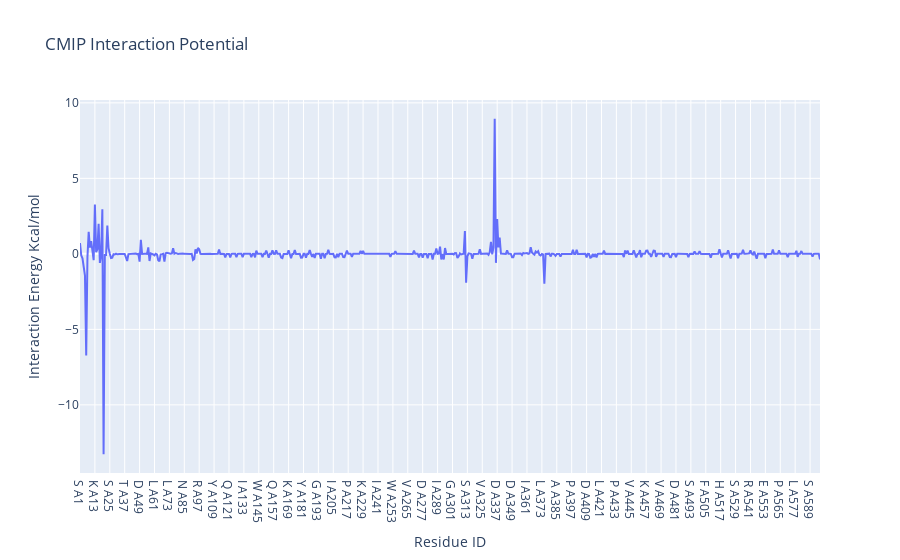

Notebook code cell kept with this figure:
### Code cell
import plotly
import plotly.graph_objs as go
from biobb_cmip.utils.representation import get_energies_byres


res_list, energy_dict = get_energies_byres(RBD_byat_out)

plotly.offline.init_notebook_mode(connected=True)

fig = {"data": [go.Scatter(x=res_list, y=energy_dict['ES'])],
       "layout": go.Layout(title="CMIP Interaction Potential", xaxis=dict(title = "Residue ID"), 
                           yaxis=dict(title = "Interaction Energy Kcal/mol"))}

plotly.offline.iplot(fig)

### Figure 1 — Plotly figure (JSON) as saved in the notebook; plotly's stock layout.template omitted (floating-point values rounded to 4 significant figures; data arrays with more than 128 entries replaced by an {"elided": "..."} marker saying what was removed)
{"data": [{"type": "scatter", "x": {"elided": "597 str values"}, "y": {"elided": "597 float values"}}], "layout": {"title": {"text": "CMIP Interaction Potential"}, "xaxis": {"title": {"text": "Residue ID"}}, "yaxis": {"title": {"text": "Interaction Energy Kcal/mol"}}}}
